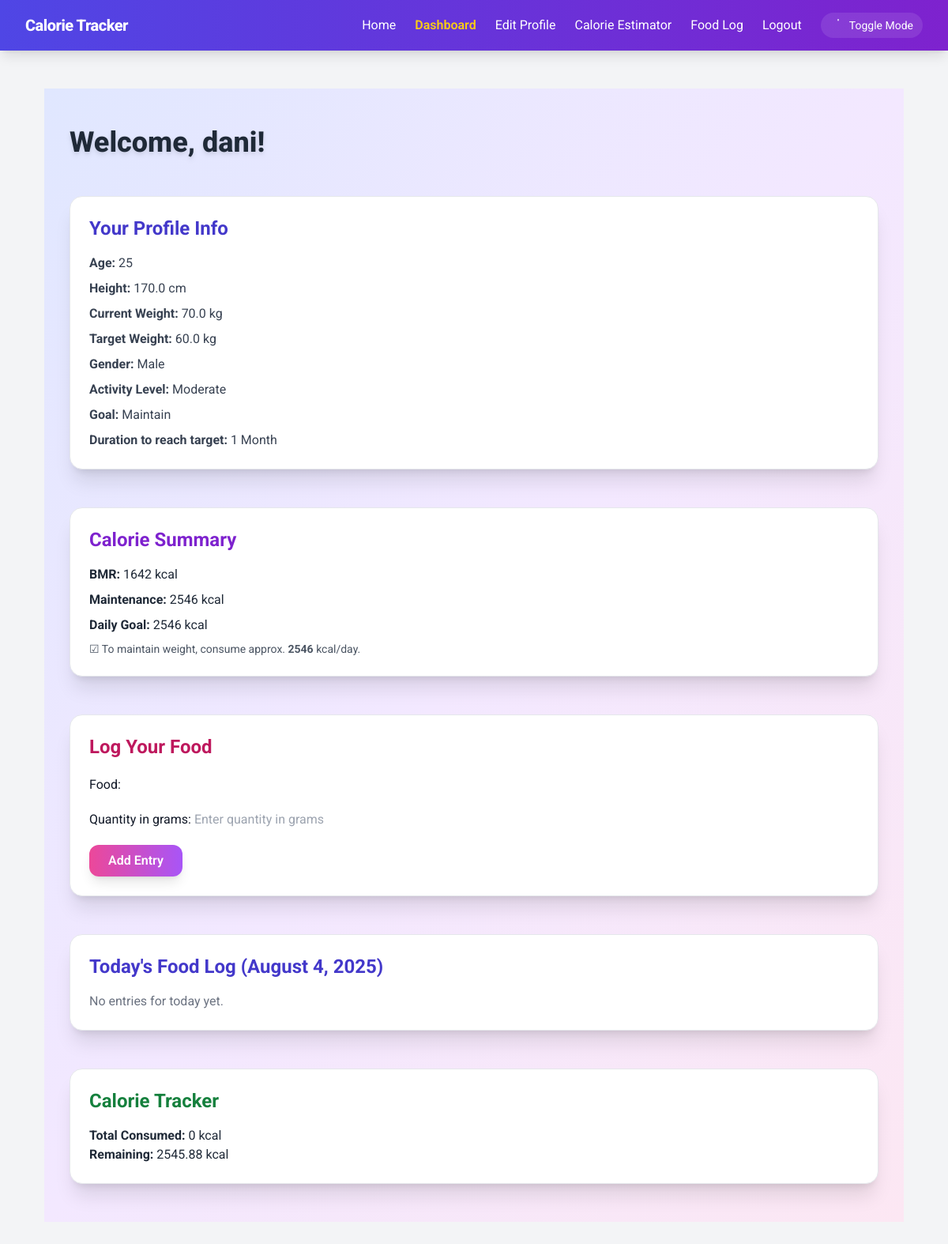
Page /dashboard/ (signed in) on the committed database.
### tracker/models.py (models this page shows, shortened)
class UserProfile(models.Model):
    GENDER_CHOICES = [
        ("male", "Male"),
        ("female", "Female")
    ]
    ACTIVITY_CHOICES = [
        ("sedentary", "Sedentary (little or no exercise)"),
        ("light", "Lightly active (light exercise 1–3 days/week)"),
        ("moderate", "Moderately active (3–5 days/week)"),
        ("active", "Active (6–7 days/week)"),
        ("very_active", "Very active (intense exercise daily)"),
    ]
    GOAL_CHOICES = [
        ("lose", "Lose Weight"),
        ("maintain", "Maintain Weight"),
        ("gain", "Gain Weight"),
    ]
    user = models.OneToOneField(User, on_delete=models.CASCADE)
    age = models.PositiveIntegerField()
    gender = models.CharField(max_length=10, choices=GENDER_CHOICES)
    height = models.FloatField(help_text="Height in centimeters")
    current_weight = models.FloatField(help_text="Current weight in kg")
    target_weight = models.FloatField(help_text="Target weight in kg")
    activity_level = models.CharField(max_length=20, choices=ACTIVITY_CHOICES)
    goal = models.CharField(max_length=10, choices=GOAL_CHOICES, default="maintain")

### tracker/views.py (the view)
# urls.py: path('dashboard/', views.dashboard_view, name='dashboard'),  # Main dashboard
@login_required
def dashboard_view(request):
    user = request.user
    today = datetime.date.today()
    profile, _ = UserProfile.objects.get_or_create(
        user=user,
        defaults={
            'age': 25,
            'gender': 'male',
            'height': 170,
            'current_weight': 70,
            'target_weight': 65,
            'activity_level': 'moderate',
            'goal': 'maintain',
        }
    )
    duration_days = 30  # Default to 30 days
    if request.method == 'POST' and 'duration_days' in request.POST:
        try:
            duration_days = int(request.POST.get('duration_days', 30))
        except ValueError:
            duration_days = 30
    if profile.gender == 'male':
        bmr = 10 * profile.current_weight + 6.25 * profile.height - 5 * profile.age + 5
    else:
        bmr = 10 * profile.current_weight + 6.25 * profile.height - 5 * profile.age - 161
    activity_multipliers = {
        'sedentary': 1.2,
        'light': 1.375,
        'moderate': 1.55,
        'active': 1.725,
        'very_active': 1.9,
    }
    multiplier = activity_multipliers.get(profile.activity_level, 1.2)
    maintenance = bmr * multiplier
    weight_diff = profile.target_weight - profile.current_weight
    total_calorie_change = weight_diff * 7700
    daily_calorie_change = total_calorie_change / duration_days if duration_days > 0 else 0
    goal = maintenance + daily_calorie_change
    if profile.goal == 'maintain':
        goal = maintenance  # override goal if maintain
    if request.method == 'POST':
        form = FoodEntryForm(request.POST)
        if form.is_valid():
            food = form.cleaned_data['food']
            quantity = form.cleaned_data['quantity_in_grams']
            prompt = f"How many calories in {quantity} grams of {food}? Only return a number."
            try:
                ai_response = ask_openrouter(prompt)
                calories = extract_number(ai_response)
                food_log = form.save(commit=False)
                food_log.user = user
                food_log.date = today
                food_log.calories = calories
                food_log.save()
                messages.success(
                    request,
                    f"✅ {food} ({quantity}g) contains {calories} calories. Entry added to your calorie tracker."
                )
                return redirect('dashboard')
            except Exception as e:
                messages.error(request, f"Error estimating calories: {e}")
        else:
            messages.error(request, "Invalid food entry.")
    else:
        form = FoodEntryForm()
    logs = DailyLog.objects.filter(user=user, date=today)
    total_consumed = sum(log.calories for log in logs)
    remaining = max(0, goal - total_consumed)
    latest_weight_log = WeightLog.objects.filter(user=user).order_by('-date').first()
    goal_message = ""
    if weight_diff < 0:
        goal_message = f"🔻 To lose weight, consume approx. {round(goal)} kcal/day over {duration_days} days"
    elif weight_diff > 0:
        goal_message = f"🔺 To gain weight, consume approx. {round(goal)} kcal/day over {duration_days} days"
    else:
        goal_message = f"☑ To maintain weight, consume approx. {round(goal)} kcal/day"
    context = {
        'form': form,
        'logs': logs,
        'total': round(total_consumed, 2),
        'remaining': round(remaining, 2),
        'goal': round(goal),
        'goal_message': goal_message,
        'profile': profile,
        'bmr': round(bmr),
        'maintenance': round(maintenance),
        'latest_weight_log': latest_weight_log,
        'today': today,
        'duration_days': duration_days,  # pass this so template can show/use it
    }
    return render(request, 'tracker/dashboard.html', context)

### tracker/forms.py
class FoodEntryForm(forms.ModelForm):
    class Meta:
        model = DailyLog
        fields = ['food', 'quantity_in_grams']
        widgets = {
            'quantity_in_grams': forms.NumberInput(attrs={'placeholder': 'Enter quantity in grams'})
        }

### tracker/templates/tracker/dashboard.html (shortened to what this page needs)
{% extends 'tracker/base.html' %}
{% block content %}
<div class="min-h-screen bg-gradient-to-br from-indigo-100 via-purple-100 to-pink-100 dark:from-gray-900 dark:via-gray-800 dark:to-gray-900 transition-all duration-500 px-6 py-12">
  <div class="max-w-5xl mx-auto space-y-12">
    <h1 class="text-4xl font-extrabold text-gray-800 dark:text-white drop-shadow-md">
      Welcome, {{ user.username }}!
    </h1>
    <section class="bg-white dark:bg-gray-800 rounded-2xl p-6 shadow-xl border border-gray-200 dark:border-gray-700 transition">
      <h2 class="text-2xl font-bold text-indigo-700 dark:text-indigo-300 mb-4">Your Profile Info</h2>
      <ul class="space-y-2 text-gray-700 dark:text-gray-200">
        <li><strong>Age:</strong> {{ profile.age }}</li>
        <li><strong>Height:</strong> {{ profile.height }} cm</li>
        <li><strong>Current Weight:</strong> {{ profile.current_weight }} kg</li>
        <li><strong>Target Weight:</strong> {{ profile.target_weight }} kg</li>
        <li><strong>Gender:</strong> {{ profile.gender|title }}</li>
        <li><strong>Activity Level:</strong> {{ profile.activity_level|title }}</li>
        <li><strong>Goal:</strong> {{ profile.goal|title }}</li>
        <li><strong>Duration to reach target:</strong>
          {% if duration_days == 30 %}
            1 Month
          {% elif duration_days == 90 %}
            3 Months
          {% elif duration_days == 180 %}
            6 Months
          {% else %}
            {{ duration_days }} days
          {% endif %}
        </li>
      </ul>
    </section>
    <section class="bg-white dark:bg-gray-800 rounded-2xl p-6 shadow-xl border border-gray-200 dark:border-gray-700 transition">
      <h2 class="text-2xl font-bold text-purple-700 dark:text-purple-300 mb-4">Calorie Summary</h2>
      <p class="mb-2 text-gray-800 dark:text-gray-200"><strong>BMR:</strong> {{ bmr }} kcal</p>
      <p class="mb-2 text-gray-800 dark:text-gray-200"><strong>Maintenance:</strong> {{ maintenance }} kcal</p>
      <p class="mb-2 text-gray-800 dark:text-gray-200"><strong>Daily Goal:</strong> {{ goal }} kcal</p>
      <div class="mt-2 text-sm text-gray-600 dark:text-gray-400">
        {% if profile.goal == 'lose' %}
          🔻 To lose weight, consume approx. <strong>{{ goal }}</strong> kcal/day.<br>
          This means a daily calorie deficit of about <strong>{{ daily_calorie_change_abs|floatformat:0 }}</strong> kcal to reach your target in {{ duration_days }} days.
        {% elif profile.goal == 'gain' %}
          🔺 To gain weight, consume approx. <strong>{{ goal }}</strong> kcal/day.<br>
          This means a daily calorie surplus of about <strong>{{ daily_calorie_change_abs|floatformat:0 }}</strong> kcal to reach your target in {{ duration_days }} days.
        {% else %}
          ☑ To maintain weight, consume approx. <strong>{{ goal }}</strong> kcal/day.
        {% endif %}
      </div>
    </section>
    <section class="bg-white dark:bg-gray-800 rounded-2xl p-6 shadow-xl border border-gray-200 dark:border-gray-700 transition">
      <h2 class="text-2xl font-bold text-pink-700 dark:text-pink-300 mb-4">Log Your Food</h2>
      <form method="post" class="space-y-5">
        {{ form.as_p }}
        <button
          type="submit"
          class="bg-gradient-to-r from-pink-500 to-purple-500 hover:from-pink-600 hover:to-purple-600 text-white font-semibold px-6 py-2 rounded-xl shadow-lg transition-all"
        >
          Add Entry
        </button>
      </form>
    </section>
    <section class="bg-white dark:bg-gray-800 rounded-2xl p-6 shadow-xl border border-gray-200 dark:border-gray-700 transition">
      <h2 class="text-2xl font-bold text-indigo-700 dark:text-indigo-300 mb-4">
        Today's Food Log ({{ today|date:"F j, Y" }})
      </h2>
      {% if logs %}
        <ul class="space-y-2 text-gray-700 dark:text-gray-300">
          {% for log in logs %}
            {% if log.date == today %}
              <li>
                <strong>{{ log.food.name }}</strong>: {{ log.quantity_in_grams }}g ({{ log.calories }} kcal)
              </li>
            {% endif %}
          {% endfor %}
        </ul>
      {% else %}
        <p class="text-gray-500 dark:text-gray-400">No entries for today yet.</p>
      {% endif %}
    </section>
    <section class="bg-white dark:bg-gray-800 rounded-2xl p-6 shadow-xl border border-gray-200 dark:border-gray-700 transition">
      <h2 class="text-2xl font-bold text-green-700 dark:text-green-300 mb-4">Calorie Tracker</h2>
      <p class="text-gray-800 dark:text-gray-200"><strong>Total Consumed:</strong> {{ total }} kcal</p>
      <p class="text-gray-800 dark:text-gray-200"><strong>Remaining:</strong> {{ remaining }} kcal</p>
    </section>
  </div>
</div>
{% endblock %}

### tracker/templates/tracker/base.html (style rules this page uses)
body { font-family: 'Roboto', sans-serif; }

### rows in the picture
UserProfile: age "25", height "170.0", current_weight "70.0", target_weight "60.0", gender "Male", activity_level "Moderate", goal "Maintain"

### other values in the picture
{{ user.username }} "dani"
{{ bmr }} "1642"
{{ maintenance }} "2546"
{{ goal }} "2546"
{{ total }} "0"
{{ remaining }} "2545.88"
